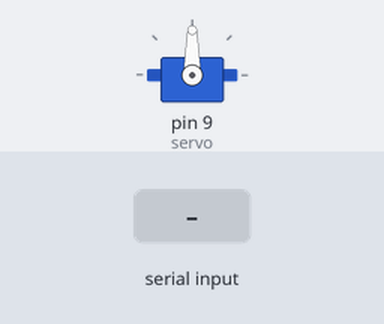
This sketch was run on a simulated Arduino Uno, built with avr-gcc and run on an emulated ATmega328P. On the bench: servo. The inputs (shaded band) are chosen by the test bench.

Above: at 1.2 s.
1.3 s: "apple\n" received over Serial
At 1.7 s:
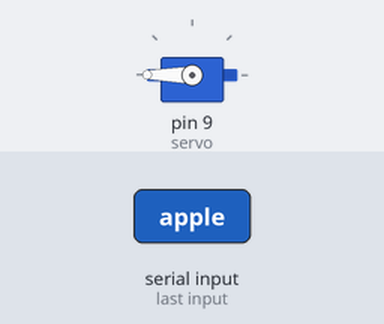
2.8 s: "banana\n" received over Serial
At 4.1 s:
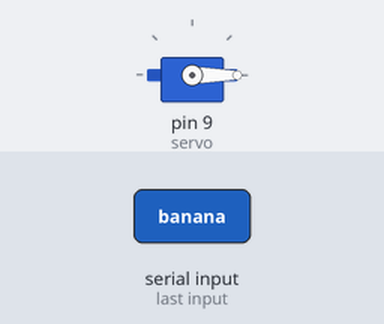
Timing chart, 0 to 5.8 s (numbered marks = the images above; inputs shaded):
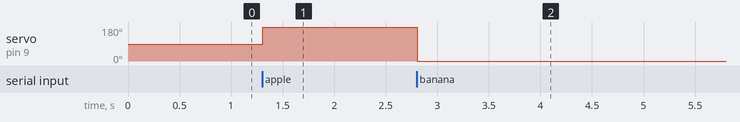

Measured:
- after the input at 1.3 s, servo on pin 9 (servo): 90° → 180° at once
- after the input at 2.8 s, servo on pin 9 (servo): 180° → 0° at once

The sketch:

detecto_arduino.ino
```cpp
#include <Servo.h>

Servo servo;

void setup() {
  Serial.begin(9600);
  servo.attach(9);
}

void loop() {
  if (Serial.available() > 0) {
    String command = Serial.readStringUntil('\n');

    if (command == "apple") {
      // "apple" means move the servo left
      servo.write(180);
    } else if (command == "banana") {
      // "banana" means move the servo right
      servo.write(-180);
    }
  }
}
```
